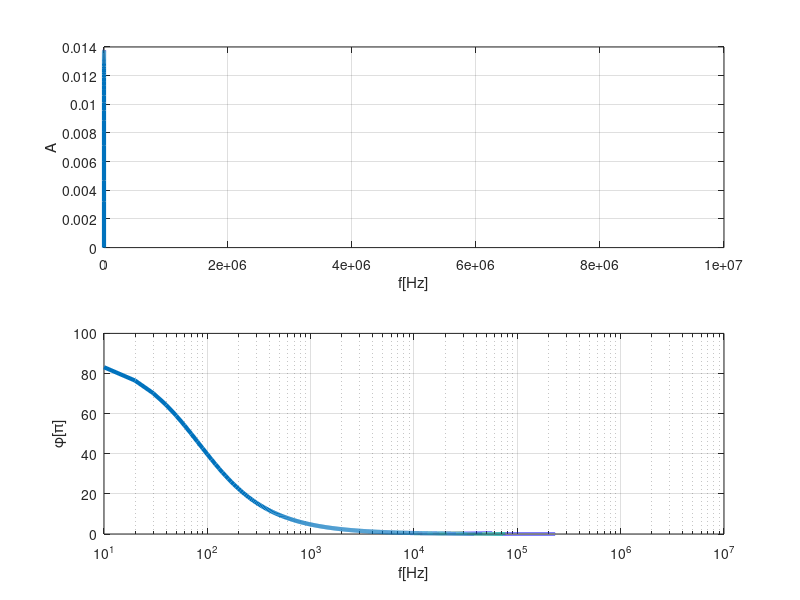

MATLAB code to generate this figure:
%Matlab/Octave initialisieren:
clear all; clc; format compact; format short g;
%  Parameter:
f_0=0; f_E=10^7; N=10^6; lw=3;
R_1=820;
R_i=50;
C_1=2.2e-6; 
U=12;
%Funktion:
g=@(f)U./(R_i+R_1+1./(1i*2*pi*f*C_1));
%daten:
f_data=linspace(f_0,f_E,N);
g_data=g(f_data);
%plot:
figure(6);
subplot(2,1,1);
plot(f_data,abs(g_data),'linewidth',lw); %oder semilogy oder loglog oder semilogx
xlabel('f[Hz]');
ylabel('A')
grid on;
subplot(2,1,2);
semilogx(f_data,angle(g_data)*180/pi,'linewidth',lw);
xlabel('f[Hz]');
ylabel('\phi[\pi]');
grid on;